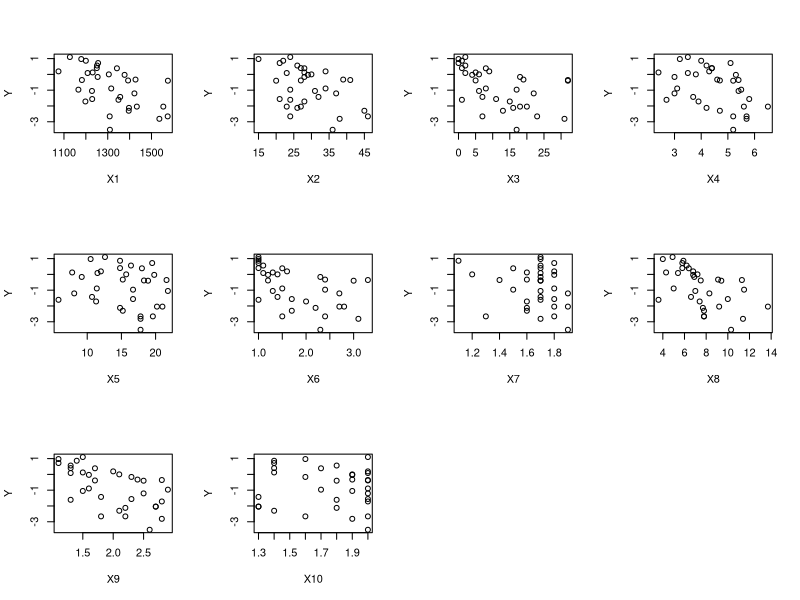

Reproduce this figure in R.
## ---- chunk 1
# Set the working directory and put the data in that particular directory: 

require(knitr)

procession = read.table("caterpillar.txt")

y = log(procession$V11) # response variable
X = as.matrix(cbind(rep(1,33),procession[,1:10])) # design matrix
colnames(X) = c("int","X1", "X2", "X3", "X4", "X5", "X6", "X7", "X8", "X9", "X10")
n = length(y)
k = dim(X)[2]
## ---- chunk 2
# require(car)
# scatterplotMatrix(cbind(y,X[,-1]))

par(mfrow=c(3,4))
for (i in 1:10){
  plot(X[,i+1], y, main="", xlab=paste("X",i, sep=""), ylab="Y")
}
## ---- chunk 3
fit1 = lm(y~X[,-1])
summary(fit1)

# there are more stable ways of doing this!
betahat = solve(crossprod(X))%*%t(X)%*%y 
round(betahat,4)

S2 = t(y-X%*%betahat)%*%(y-X%*%betahat)
sigma2hat = S2/(n-k)
round(sigma2hat,4)
## ---- chunk 4
# Specify parameters: 
a = 2.1
b = 2
c. = 0.1

# Function to calculate the posterior mean of beta|X,y for a particular c: 
mu_beta_f = function(c.){
  M       = diag(11)/c.              # 2x2 identity matrix 
  Mp.XtX  = M + crossprod(X)         # M + X^TX
  mu_beta = solve(Mp.XtX)%*%t(X)%*%y # this comes from notes
  return(mu_beta)
}

# Calculate mean of beta|X,y for differing c values: 
means_beta = sapply(c(0.1, 1, 10, 100, 1000, 10000), mu_beta_f)
col.labels = paste("c = ",c(0.1, 1, 10, 100, 1000, 10000), sep="")
kable(cbind(means_beta, betahat), col.names = c(col.labels,"OLS"))
## ---- chunk 5
# Function to calculate the marginal posterior mean of s2: 
post_var_s2 = function(c.){
  M       = diag(11)/c.              # 2x2 identity matrix 
  Mp.XtX  = M + crossprod(X)         # M + X^TX
  mu_beta = solve(Mp.XtX)%*%t(X)%*%y # from notes 
  
  A2 = crossprod(y)-t(mu_beta)%*%Mp.XtX%*%mu_beta
  
  (2*b+A2)/(n+2*a-2)
}

# Calculate the marginal posterior mean of s2 for different c:
means_var = sapply(c(0.1, 1, 10, 100, 1000, 10000), post_var_s2)
kable(matrix(c(means_var, sigma2hat), nrow=1), col.names = c(col.labels,"OLS"))
## ---- chunk 6
post_mean_var_beta = function(c., index){
  # Calculate the marginal posterior mean and variance covariance
  # matrix of beta when using the conjugate prior for
  # beta|sigma2 and sigma2
  # Below we report the results using the marginal posterior
  # distribution of beta|y , X
  # index = 1,2,..., or 11 in this case
  
  M        = diag(11)/c.
  Mp.XtX   = M + crossprod(X)
  mu_beta  = solve(Mp.XtX)%*%t(X)%*%y #correct!
  A2       = 2*b+crossprod(y)-t(mu_beta)%*%Mp.XtX%*%mu_beta
  beta_var = solve(Mp.XtX)*A2[1]/(2*a+n)
  
  # The 'Bayesian core':
  # b_ols    = solve(crossprod(X))%*%t(X)%*%y
  # s2       = crossprod(y-X%*%b_ols)
  # t1       = 2*b+s2+t(b_ols)%*%solve(solve(M)+solve(crossprod(X)))%*%b_ols
  # beta_var = solve(M+crossprod(X))*t1[1]/(n+2*a)
  # cat("\n A2 book=", 2*b + s2 + t(b_ols)%*%solve(solve(M)+solve(crossprod(X)))%*%b_ols)
  
  c(mu_beta[index], beta_var[index, index])
}

mean_var_beta0 = t(sapply(c(0.1, 1, 10, 100, 1000, 10000), post_mean_var_beta, index=1))
colnames(mean_var_beta0) = c("mean","var")
rownames(mean_var_beta0) = c(0.1, 1, 10, 100, 1000, 10000)
mean_var_beta0
